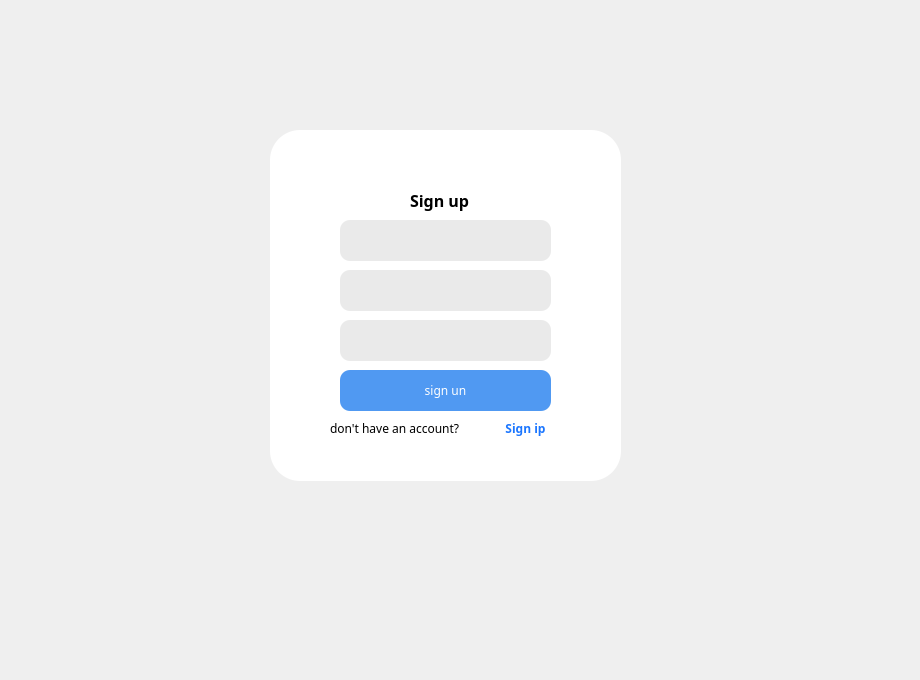
<?xml version="1.0" encoding="UTF-8"?>
<ui version="4.0">
 <class>Dialog</class>
 <widget class="QDialog" name="Dialog">
  <property name="geometry">
   <rect>
    <x>0</x>
    <y>0</y>
    <width>920</width>
    <height>680</height>
   </rect>
  </property>
  <property name="windowTitle">
   <string>Dialog</string>
  </property>
  <widget class="QFrame" name="frame">
   <property name="geometry">
    <rect>
     <x>270</x>
     <y>130</y>
     <width>351</width>
     <height>351</height>
    </rect>
   </property>
   <property name="styleSheet">
    <string notr="true">border-radius: 30px;
background-color: #FFFFFF</string>
   </property>
   <property name="frameShape">
    <enum>QFrame::StyledPanel</enum>
   </property>
   <property name="frameShadow">
    <enum>QFrame::Raised</enum>
   </property>
   <widget class="QLineEdit" name="name">
    <property name="geometry">
     <rect>
      <x>70</x>
      <y>90</y>
      <width>211</width>
      <height>41</height>
     </rect>
    </property>
    <property name="styleSheet">
     <string notr="true">border-radius: 10px;background-color: #EAEAEA;</string>
    </property>
   </widget>
   <widget class="QPushButton" name="logup">
    <property name="geometry">
     <rect>
      <x>210</x>
      <y>290</y>
      <width>91</width>
      <height>16</height>
     </rect>
    </property>
    <property name="font">
     <font>
      <family>Montserrat</family>
      <weight>75</weight>
      <bold>true</bold>
     </font>
    </property>
    <property name="styleSheet">
     <string notr="true">color: #1B76FF</string>
    </property>
    <property name="text">
     <string>Sign ip</string>
    </property>
   </widget>
   <widget class="QPushButton" name="signin">
    <property name="geometry">
     <rect>
      <x>70</x>
      <y>240</y>
      <width>211</width>
      <height>41</height>
     </rect>
    </property>
    <property name="font">
     <font>
      <family>Montserrat</family>
      <weight>50</weight>
      <bold>false</bold>
     </font>
    </property>
    <property name="toolTipDuration">
     <number>-1</number>
    </property>
    <property name="styleSheet">
     <string notr="true">border-radius: 10px;background-color: #5099F2;color : #FFFFFF</string>
    </property>
    <property name="text">
     <string>sign un</string>
    </property>
   </widget>
   <widget class="QLineEdit" name="email">
    <property name="geometry">
     <rect>
      <x>70</x>
      <y>140</y>
      <width>211</width>
      <height>41</height>
     </rect>
    </property>
    <property name="styleSheet">
     <string notr="true">border-radius: 10px;background-color: #EAEAEA</string>
    </property>
   </widget>
   <widget class="QLabel" name="label">
    <property name="geometry">
     <rect>
      <x>140</x>
      <y>60</y>
      <width>71</width>
      <height>21</height>
     </rect>
    </property>
    <property name="font">
     <font>
      <family>Montserrat</family>
      <pointsize>12</pointsize>
      <weight>75</weight>
      <bold>true</bold>
     </font>
    </property>
    <property name="text">
     <string>Sign up</string>
    </property>
   </widget>
   <widget class="QLabel" name="label_2">
    <property name="geometry">
     <rect>
      <x>60</x>
      <y>290</y>
      <width>161</width>
      <height>16</height>
     </rect>
    </property>
    <property name="font">
     <font>
      <family>Montserrat</family>
      <weight>50</weight>
      <bold>false</bold>
     </font>
    </property>
    <property name="text">
     <string>don't have an account?</string>
    </property>
   </widget>
   <widget class="QLineEdit" name="pwd">
    <property name="geometry">
     <rect>
      <x>70</x>
      <y>190</y>
      <width>211</width>
      <height>41</height>
     </rect>
    </property>
    <property name="styleSheet">
     <string notr="true">border-radius: 10px;background-color: #EAEAEA</string>
    </property>
   </widget>
   <zorder>name</zorder>
   <zorder>signin</zorder>
   <zorder>logup</zorder>
   <zorder>email</zorder>
   <zorder>label</zorder>
   <zorder>label_2</zorder>
   <zorder>pwd</zorder>
  </widget>
 </widget>
 <resources/>
 <connections/>
</ui>
